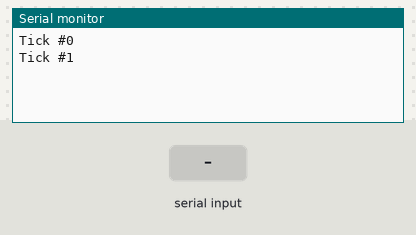
This sketch was run on a simulated Arduino Uno, built with avr-gcc and run on an emulated ATmega328P. On the bench: the last lines printed to the serial monitor. The inputs (shaded band) are chosen by the test bench.

Above: at 1.2 s.
1.3 s: "1\n" received over Serial
At 2.8 s:
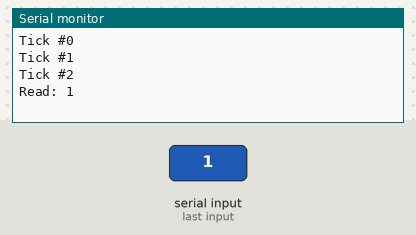
3.5 s: "0\n" received over Serial
At 4.6 s:
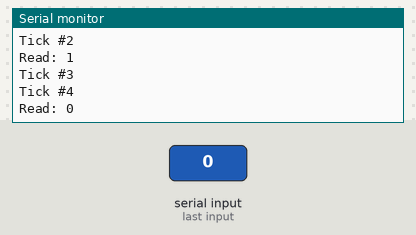
5.0 s: "2\n" received over Serial
At 5.4 s:
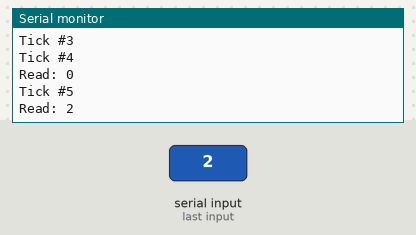
Timing chart, 0 to 8.0 s (numbered marks = the images above; inputs shaded):
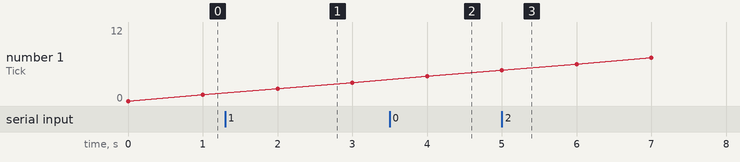

Measured:
- after the input at 1.3 s, the serial monitor: prints a new line after 0.70 s (image 1)
- after the input at 3.5 s, the serial monitor: prints a new line after 0.50 s (image 2)
- after the input at 5.0 s, the serial monitor: prints a new line at once (image 3)

The sketch:

sketch_nov27a.ino
```cpp
// (licence header left out)
// Sample Arduino sketch for use with usb-serial-for-android.
// Prints an ever-increasing counter, and writes back anything
// it receives.

static int counter = 0;
void setup() {
  Serial.begin(115200);
}

void loop() {
  Serial.print("Tick #");
  Serial.print(counter++, DEC);
  Serial.print('\n');

  if (Serial.peek() != -1) {
    Serial.print('\n');
    Serial.print("Read: ");
    do {
      Serial.print((char) Serial.read());
    } while (Serial.peek() != -1);
    Serial.print('\n');
  }
  delay(1000);
}
```
